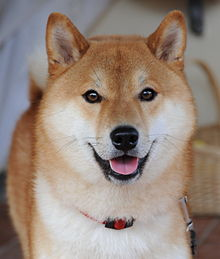
#> input picture dog.jpg, 220 x 259 px, found by its file name
$ python image1.py
#> lines starting #> are read from the running program, lines starting #| are printed output that depends on the picture
import cv2
import  numpy as np
import random

img=cv2.imread("dog.jpg")
#> img is the input picture: shape (259, 220, 3); mean B, G, R 124.3, 135, 151.1
print(type(img))#imgage存成一numpy的陣列型態
#| <class 'numpy.ndarray'>
print("======================")
print(img)
#> (printed output is left out)
print("======================")
print(img.shape)#(259,220,3)
#| (259, 220, 3)

"""
array shape=(2,3,4)
在最外層的中括號內有兩個中括號
在第二層中括號內有三個中括號
在最內層中括號內有四個元素

[
    [    [*,*,*,*],     [....],    [....]  ],
    [    [*,*,*,*],     [....],    [....]  ]
]
"""
#np.empty()給一個ndarray值全為隨機
# np.unit8表示0到2^8 -1
img1=np.empty((300,300,3),np.uint8)
img2=np.empty((300,300,3),np.uint8)

for row in range(300):
    for col in range(300):
        img1[row][col]=[0,255,0] #opecv 排序為B,G,R
        img2[row][col]=[random.randint(0,255),random.randint(0,255),random.randint(0,255)]

cv2.imshow("fig1",img1)
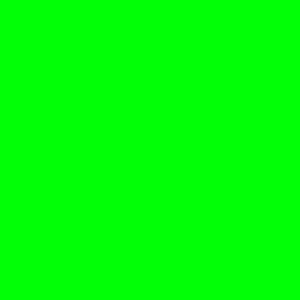
#> window 'fig1': shape (300, 300, 3); mean B, G, R 0, 255, 0
cv2.imshow("fig2",img2)
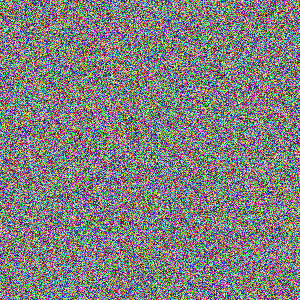
#> window 'fig2': shape (300, 300, 3); mean B, G, R 127.2, 127.3, 127.7
cv2.waitKey(0)
